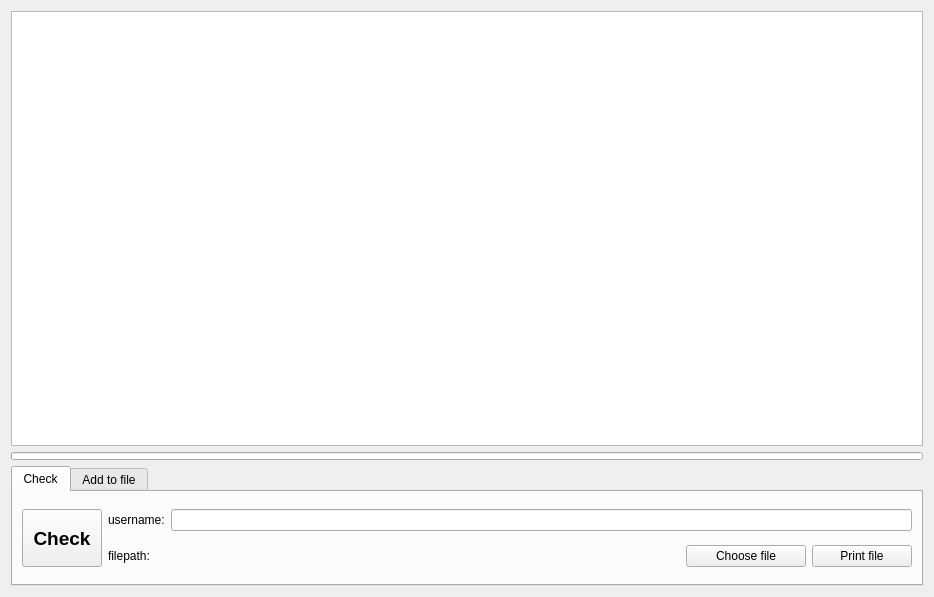
<?xml version="1.0" encoding="UTF-8"?>
<ui version="4.0">
 <class>Widget</class>
 <widget class="QWidget" name="Widget">
  <property name="geometry">
   <rect>
    <x>0</x>
    <y>0</y>
    <width>934</width>
    <height>597</height>
   </rect>
  </property>
  <property name="windowTitle">
   <string>KickMe</string>
  </property>
  <property name="locale">
   <locale language="English" country="UnitedStates"/>
  </property>
  <layout class="QGridLayout" name="gridLayout">
   <item row="2" column="0">
    <widget class="QTabWidget" name="tabWidget">
     <property name="maximumSize">
      <size>
       <width>16777215</width>
       <height>120</height>
      </size>
     </property>
     <property name="autoFillBackground">
      <bool>false</bool>
     </property>
     <property name="tabPosition">
      <enum>QTabWidget::North</enum>
     </property>
     <property name="tabShape">
      <enum>QTabWidget::Rounded</enum>
     </property>
     <property name="currentIndex">
      <number>0</number>
     </property>
     <property name="elideMode">
      <enum>Qt::ElideMiddle</enum>
     </property>
     <property name="tabBarAutoHide">
      <bool>false</bool>
     </property>
     <widget class="QWidget" name="tab">
      <attribute name="title">
       <string>Check</string>
      </attribute>
      <layout class="QGridLayout" name="gridLayout_2">
       <item row="1" column="1">
        <layout class="QHBoxLayout" name="horizontalLayout_4">
         <item>
          <widget class="QLabel" name="label_2">
           <property name="sizePolicy">
            <sizepolicy hsizetype="Minimum" vsizetype="Preferred">
             <horstretch>0</horstretch>
             <verstretch>0</verstretch>
            </sizepolicy>
           </property>
           <property name="maximumSize">
            <size>
             <width>80</width>
             <height>16777215</height>
            </size>
           </property>
           <property name="text">
            <string>filepath:</string>
           </property>
          </widget>
         </item>
         <item>
          <widget class="QLabel" name="filepath">
           <property name="locale">
            <locale language="English" country="UnitedStates"/>
           </property>
           <property name="text">
            <string/>
           </property>
           <property name="alignment">
            <set>Qt::AlignLeading|Qt::AlignLeft|Qt::AlignVCenter</set>
           </property>
           <property name="openExternalLinks">
            <bool>true</bool>
           </property>
          </widget>
         </item>
         <item>
          <widget class="QPushButton" name="pushButton_2">
           <property name="maximumSize">
            <size>
             <width>120</width>
             <height>16777215</height>
            </size>
           </property>
           <property name="text">
            <string>Choose file</string>
           </property>
          </widget>
         </item>
         <item>
          <widget class="QPushButton" name="pushButton_4">
           <property name="maximumSize">
            <size>
             <width>100</width>
             <height>16777215</height>
            </size>
           </property>
           <property name="text">
            <string>Print file</string>
           </property>
          </widget>
         </item>
        </layout>
       </item>
       <item row="0" column="1">
        <layout class="QHBoxLayout" name="horizontalLayout_2">
         <item>
          <widget class="QLabel" name="label">
           <property name="sizePolicy">
            <sizepolicy hsizetype="Preferred" vsizetype="Preferred">
             <horstretch>0</horstretch>
             <verstretch>0</verstretch>
            </sizepolicy>
           </property>
           <property name="maximumSize">
            <size>
             <width>80</width>
             <height>16777215</height>
            </size>
           </property>
           <property name="text">
            <string>username:</string>
           </property>
          </widget>
         </item>
         <item>
          <widget class="QLineEdit" name="userName">
           <property name="font">
            <font>
             <weight>75</weight>
             <bold>true</bold>
            </font>
           </property>
           <property name="toolTip">
            <string>&lt;html&gt;&lt;head/&gt;&lt;body&gt;&lt;p&gt;Enter user name&lt;/p&gt;&lt;p&gt;*mandatory filling&lt;/p&gt;&lt;/body&gt;&lt;/html&gt;</string>
           </property>
           <property name="whatsThis">
            <string>&lt;html&gt;&lt;head/&gt;&lt;body&gt;&lt;p&gt;&lt;br/&gt;&lt;/p&gt;&lt;/body&gt;&lt;/html&gt;</string>
           </property>
          </widget>
         </item>
        </layout>
       </item>
       <item row="0" column="0" rowspan="2">
        <widget class="QPushButton" name="pushButton">
         <property name="sizePolicy">
          <sizepolicy hsizetype="Minimum" vsizetype="Expanding">
           <horstretch>0</horstretch>
           <verstretch>0</verstretch>
          </sizepolicy>
         </property>
         <property name="maximumSize">
          <size>
           <width>110</width>
           <height>16777215</height>
          </size>
         </property>
         <property name="font">
          <font>
           <pointsize>14</pointsize>
           <weight>75</weight>
           <bold>true</bold>
           <stylestrategy>PreferAntialias</stylestrategy>
          </font>
         </property>
         <property name="cursor">
          <cursorShape>PointingHandCursor</cursorShape>
         </property>
         <property name="autoFillBackground">
          <bool>false</bool>
         </property>
         <property name="text">
          <string>Check</string>
         </property>
        </widget>
       </item>
      </layout>
     </widget>
     <widget class="QWidget" name="tab_2">
      <attribute name="title">
       <string>Add to file</string>
      </attribute>
      <layout class="QGridLayout" name="gridLayout_3">
       <item row="0" column="0">
        <layout class="QHBoxLayout" name="horizontalLayout_3">
         <item>
          <widget class="QLineEdit" name="adding"/>
         </item>
        </layout>
       </item>
       <item row="0" column="1">
        <widget class="QPushButton" name="pushButton_3">
         <property name="text">
          <string>Add to end of file</string>
         </property>
        </widget>
       </item>
      </layout>
     </widget>
    </widget>
   </item>
   <item row="0" column="0">
    <layout class="QHBoxLayout" name="horizontalLayout">
     <item>
      <layout class="QVBoxLayout" name="verticalLayout">
       <item>
        <widget class="QTableView" name="tableView">
         <property name="minimumSize">
          <size>
           <width>550</width>
           <height>0</height>
          </size>
         </property>
         <property name="locale">
          <locale language="English" country="UnitedStates"/>
         </property>
         <property name="gridStyle">
          <enum>Qt::SolidLine</enum>
         </property>
         <property name="sortingEnabled">
          <bool>false</bool>
         </property>
        </widget>
       </item>
      </layout>
     </item>
    </layout>
   </item>
   <item row="1" column="0">
    <widget class="QProgressBar" name="progressBar">
     <property name="maximumSize">
      <size>
       <width>16777215</width>
       <height>8</height>
      </size>
     </property>
     <property name="value">
      <number>0</number>
     </property>
     <property name="format">
      <string/>
     </property>
    </widget>
   </item>
  </layout>
 </widget>
 <resources/>
 <connections/>
</ui>
